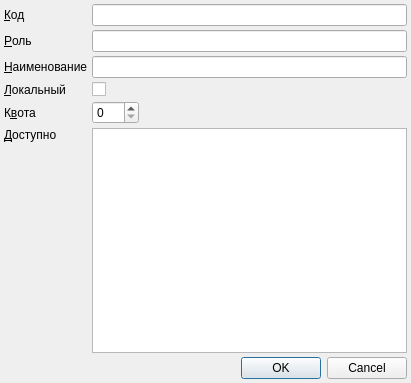
<?xml version="1.0" encoding="UTF-8"?>
<ui version="4.0">
 <class>ItemEditorDialog</class>
 <widget class="QDialog" name="ItemEditorDialog">
  <property name="geometry">
   <rect>
    <x>0</x>
    <y>0</y>
    <width>411</width>
    <height>383</height>
   </rect>
  </property>
  <property name="windowTitle">
   <string>Dialog</string>
  </property>
  <layout class="QGridLayout" name="gridLayout">
   <property name="margin">
    <number>4</number>
   </property>
   <property name="spacing">
    <number>4</number>
   </property>
   <item row="5" column="1">
    <widget class="QSpinBox" name="edtQuota">
     <property name="maximum">
      <number>100</number>
     </property>
    </widget>
   </item>
   <item row="3" column="0">
    <widget class="QLabel" name="lblName">
     <property name="text">
      <string>&amp;Наименование</string>
     </property>
     <property name="buddy">
      <cstring>edtName</cstring>
     </property>
    </widget>
   </item>
   <item row="0" column="0">
    <widget class="QLabel" name="lblCode">
     <property name="text">
      <string>&amp;Код</string>
     </property>
     <property name="buddy">
      <cstring>edtCode</cstring>
     </property>
    </widget>
   </item>
   <item row="5" column="0">
    <widget class="QLabel" name="lblQuota">
     <property name="text">
      <string>К&amp;вота</string>
     </property>
     <property name="buddy">
      <cstring>edtQuota</cstring>
     </property>
    </widget>
   </item>
   <item row="6" column="0">
    <widget class="QLabel" name="lblFinances">
     <property name="text">
      <string>&amp;Доступно</string>
     </property>
     <property name="buddy">
      <cstring>tblAvailableFinances</cstring>
     </property>
    </widget>
   </item>
   <item row="7" column="0">
    <spacer name="verticalSpacer">
     <property name="orientation">
      <enum>Qt::Vertical</enum>
     </property>
     <property name="sizeHint" stdset="0">
      <size>
       <width>20</width>
       <height>212</height>
      </size>
     </property>
    </spacer>
   </item>
   <item row="2" column="0">
    <widget class="QLabel" name="lblPosition">
     <property name="text">
      <string>&amp;Роль</string>
     </property>
     <property name="buddy">
      <cstring>edtPosition</cstring>
     </property>
    </widget>
   </item>
   <item row="5" column="2">
    <spacer name="horizontalSpacer">
     <property name="orientation">
      <enum>Qt::Horizontal</enum>
     </property>
     <property name="sizeHint" stdset="0">
      <size>
       <width>40</width>
       <height>20</height>
      </size>
     </property>
    </spacer>
   </item>
   <item row="6" column="1" rowspan="2" colspan="2">
    <widget class="CInDocTableView" name="tblAvailableFinances">
     <attribute name="horizontalHeaderHighlightSections">
      <bool>true</bool>
     </attribute>
     <attribute name="verticalHeaderVisible">
      <bool>false</bool>
     </attribute>
     <attribute name="verticalHeaderHighlightSections">
      <bool>true</bool>
     </attribute>
    </widget>
   </item>
   <item row="3" column="1" colspan="2">
    <widget class="QLineEdit" name="edtName"/>
   </item>
   <item row="2" column="1" colspan="2">
    <widget class="QLineEdit" name="edtPosition"/>
   </item>
   <item row="0" column="1" colspan="2">
    <widget class="QLineEdit" name="edtCode"/>
   </item>
   <item row="8" column="0" colspan="3">
    <widget class="QDialogButtonBox" name="buttonBox">
     <property name="orientation">
      <enum>Qt::Horizontal</enum>
     </property>
     <property name="standardButtons">
      <set>QDialogButtonBox::Cancel|QDialogButtonBox::Ok</set>
     </property>
    </widget>
   </item>
   <item row="4" column="0">
    <widget class="QLabel" name="lblIsLocal">
     <property name="text">
      <string>&amp;Локальный</string>
     </property>
     <property name="buddy">
      <cstring>chkIsLocal</cstring>
     </property>
    </widget>
   </item>
   <item row="4" column="1">
    <widget class="QCheckBox" name="chkIsLocal">
     <property name="text">
      <string/>
     </property>
    </widget>
   </item>
  </layout>
 </widget>
 <customwidgets>
  <customwidget>
   <class>CInDocTableView</class>
   <extends>QTableView</extends>
   <header location="global">library/InDocTable.h</header>
  </customwidget>
 </customwidgets>
 <tabstops>
  <tabstop>edtCode</tabstop>
  <tabstop>edtPosition</tabstop>
  <tabstop>edtName</tabstop>
  <tabstop>chkIsLocal</tabstop>
  <tabstop>edtQuota</tabstop>
  <tabstop>tblAvailableFinances</tabstop>
  <tabstop>buttonBox</tabstop>
 </tabstops>
 <resources/>
 <connections>
  <connection>
   <sender>buttonBox</sender>
   <signal>accepted()</signal>
   <receiver>ItemEditorDialog</receiver>
   <slot>accept()</slot>
   <hints>
    <hint type="sourcelabel">
     <x>406</x>
     <y>378</y>
    </hint>
    <hint type="destinationlabel">
     <x>410</x>
     <y>341</y>
    </hint>
   </hints>
  </connection>
  <connection>
   <sender>buttonBox</sender>
   <signal>rejected()</signal>
   <receiver>ItemEditorDialog</receiver>
   <slot>reject()</slot>
   <hints>
    <hint type="sourcelabel">
     <x>406</x>
     <y>378</y>
    </hint>
    <hint type="destinationlabel">
     <x>410</x>
     <y>315</y>
    </hint>
   </hints>
  </connection>
 </connections>
</ui>
